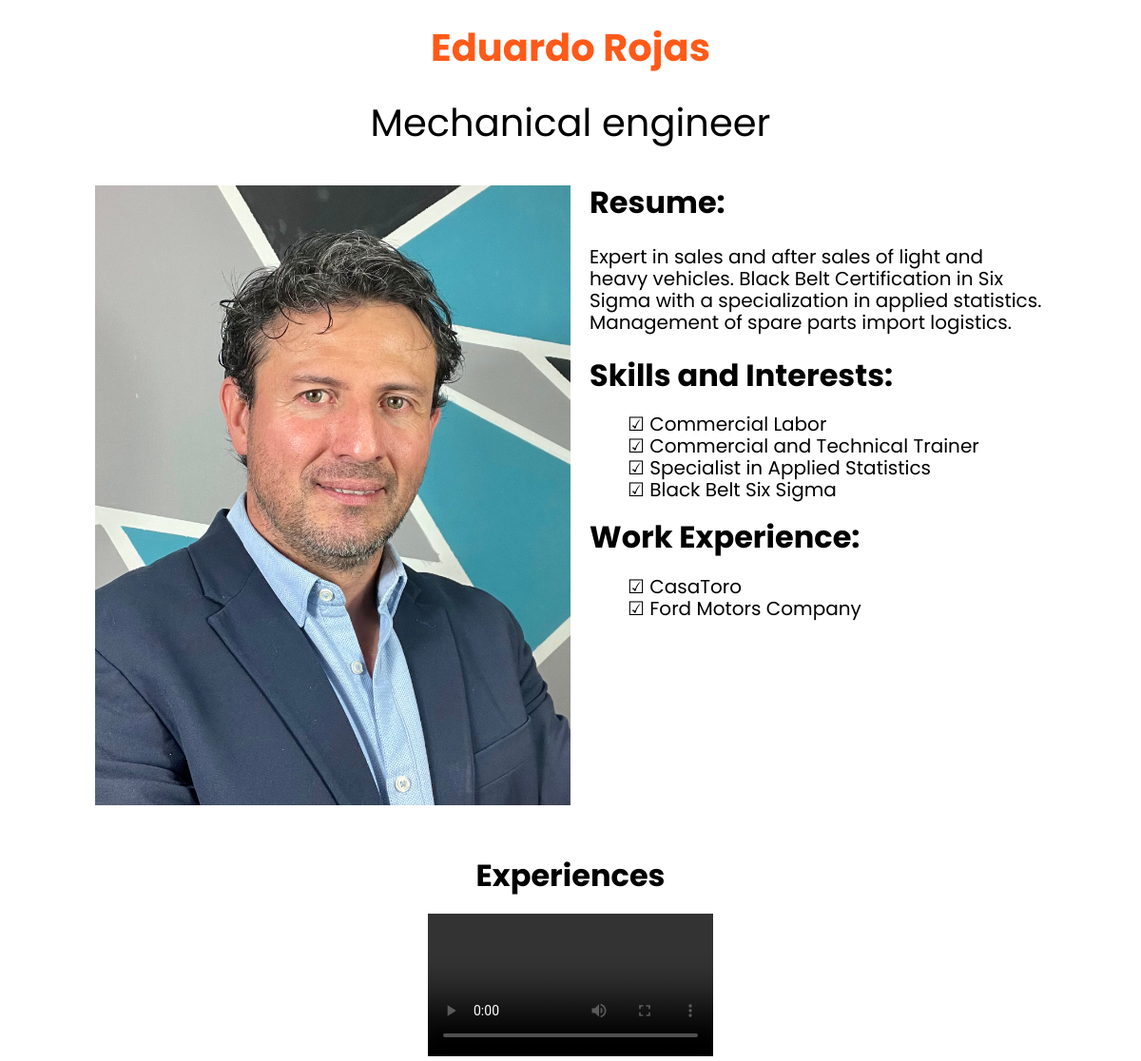
Page /perfil.php?id_postulante=1 on the committed database.
### tables this page shows
CREATE TABLE `postulantes` (
  `id_postulante` int(11) DEFAULT NULL,
  `nombre` varchar(100) DEFAULT NULL,
  `experiencia` int(11) DEFAULT NULL,
  `sector_laboral` varchar(10) DEFAULT NULL,
  `aspiracion_salarial` int(11) DEFAULT NULL,
  `nombre_fotos` varchar(100) DEFAULT NULL,
  `descripcion` text,
  `profesion` varchar(100) DEFAULT NULL,
  `habilidades` text,
  `video` varchar(100) DEFAULT NULL,
  `empresas` text
);

CREATE TABLE `experiencia` (
  `id_postulante` int(11) DEFAULT NULL,
  `empresa` varchar(100) DEFAULT NULL,
  `desde` int(11) DEFAULT NULL,
  `hasta` int(11) DEFAULT NULL
);

### perfil.php (the view, shortened to what this page needs)
<?php
  $id_postulante = $_REQUEST["id_postulante"];
$servername = "localhost";
$username = "root";
$password = "maguila11";
$conn = new mysqli($servername, $username, $password);
$sql = "SELECT id_postulante, nombre, experiencia, sector_laboral, aspiracion_salarial, nombre_fotos, descripcion, profesion, habilidades, video, empresas FROM pagweb.postulantes";
$sql = $sql . " where id_postulante = '$id_postulante' ";
$result = $conn->query($sql);
$row = $result->fetch_assoc();
$skills = explode(',',$row["habilidades"]);
$sql = "SELECT id_postulante, empresa, desde, hasta FROM pagweb.experiencia
where id_postulante = $id_postulante order by desde";
$result = $conn->query($sql);
?>
<!DOCTYPE html>
<html lang="en">
<head>
    <link rel="stylesheet" href="./css/estilos.css">
    <link rel="stylesheet" href="./css/normalize.css">
</head>
<body>
     <section class="hero_container container">
        <h1 class="hero_title"><?php print $row ["nombre"]; ?> </h1>
        <h2 class="hero_title"><?php print $row ["profesion"]; ?></h2>
    </section>
    <section>
        <div class="div_cv">
            <div class="div_foto">
              <img class="foto_postulante"  src="./images/postulantes/<?php print $row ["nombre_fotos"]; ?>">
            </div>
            <div class="div_texto">
                <h1>Resume:</h1>
                <h4><?php print $row ["descripcion"]; ?></h4>
                <div>
                    <h1>Skills and Interests:</h1>
                    <ul>
                    <?php foreach($skills as $item) {  ?>
                        <li><?php print $item; ?> </li>
                    <?php } ?>
                    </ul>
                </div>
                <div>
                    <h1>Work Experience:</h1>
                    <ul>
                    <?php while($row2 = $result->fetch_assoc()) {  ?>
                        <li title="I worked in <?php print $row2['empresa']  ; ?> desde <?php print $row2['desde']; ?> hasta <?php print $row2['hasta'];  ?> "><?php print $row2['empresa']; ?> </li>
                    <?php } ?>
                    </ul>
                </div>
            </div>
        </div>
    </section>
    <?php if (strlen($row ["video"])>0) { ?>
    <section>
        <div class="div_video">
           <h1>Experiences</h1>
           <video controls="controls">
              <source src="./videos/<?php print $row ["video"]; ?>" type='video/mp4; codecs="avc1.42E01E, mp4a.40.2"' />
           </video>
        </div>
    </section>
    <?php } ?>
    </body>
</html>

### css/estilos.css (style rules this page uses)
body { font-family: 'Poppins', sans-serif; }
.hero_title { text-align: center; font-size: 40px; }
h1.hero_title { color: rgb(255, 90, 25); }
.hero_container { text-align: center; }
.foto_postulante { height: 200px; }
.div_cv { display: flex; max-width: 1000px; margin: 0 auto; padding: 10px; }
.div_foto img { width: 500px; height: auto; }
.div_texto { margin-left: 20px; }
.div_video { width: 1000px; margin: 0px auto; padding-top: 20px; text-align: center; }
ul:nth-child(2) li:before { content:"\2714\0020"; }
ul:last-child li:before { content:"\2611\0020"; }
ul { list-style-type: none; }
ul { font-size: 20px; }
h4 { font-weight: normal; font-size: 20px; }
.div_texto h1 { margin-top: 0 !important; }
h2 { font-weight: normal; }
ul li { cursor: pointer; }

### rows in the picture
postulantes: nombre "Eduardo Rojas", profesion "Mechanical engineer", nombre_fotos (picture), descripcion "Expert in sales and after sales of light and heavy vehicles. Black Belt Certification in Six Sigma with a specialization in applied statistics. Management of spare parts import logistics.", habilidades "Commercial Labor", habilidades "Commercial and Technical Trainer", habilidades "Specialist in Applied Statistics", habilidades "Black Belt Six Sigma"
experiencia: empresa "CasaToro"
experiencia: empresa "Ford Motors Company"
